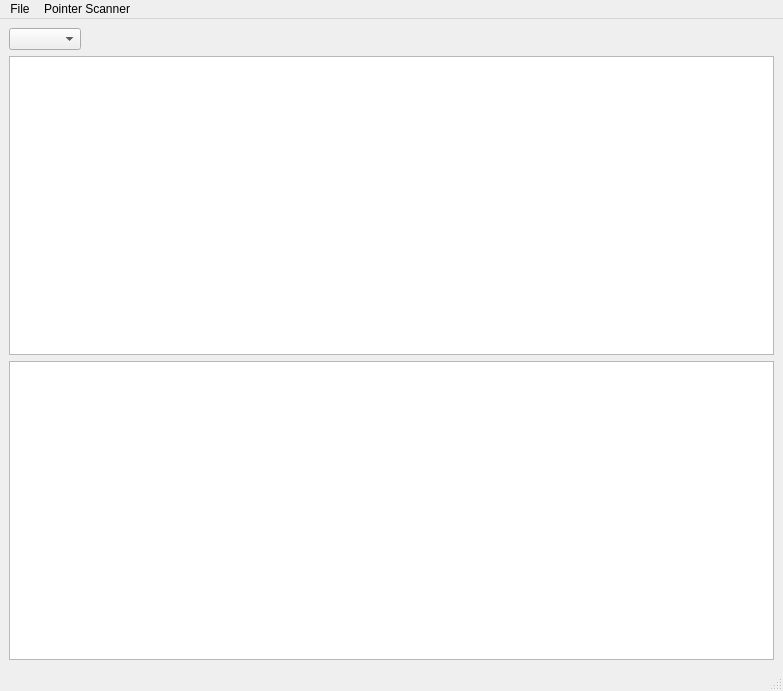
<?xml version="1.0" encoding="UTF-8"?>
<ui version="4.0">
 <class>MainWindow</class>
 <widget class="QMainWindow" name="MainWindow">
  <property name="geometry">
   <rect>
    <x>0</x>
    <y>0</y>
    <width>783</width>
    <height>691</height>
   </rect>
  </property>
  <property name="windowTitle">
   <string>Pointer Scanner</string>
  </property>
  <widget class="QWidget" name="centralwidget">
   <layout class="QGridLayout" name="gridLayout">
    <item row="0" column="0">
     <layout class="QHBoxLayout" name="horizontalLayout">
      <item>
       <widget class="QComboBox" name="comboBox_ValueType"/>
      </item>
      <item>
       <spacer name="horizontalSpacer">
        <property name="orientation">
         <enum>Qt::Horizontal</enum>
        </property>
        <property name="sizeHint" stdset="0">
         <size>
          <width>684</width>
          <height>20</height>
         </size>
        </property>
       </spacer>
      </item>
     </layout>
    </item>
    <item row="1" column="0">
     <widget class="QTextBrowser" name="textBrowser"/>
    </item>
    <item row="2" column="0">
     <widget class="QTableWidget" name="tableWidget_ScanResult">
      <property name="font">
       <font>
        <family>Monospace</family>
       </font>
      </property>
      <property name="editTriggers">
       <set>QAbstractItemView::NoEditTriggers</set>
      </property>
      <property name="selectionMode">
       <enum>QAbstractItemView::SingleSelection</enum>
      </property>
      <property name="selectionBehavior">
       <enum>QAbstractItemView::SelectRows</enum>
      </property>
      <property name="sortingEnabled">
       <bool>true</bool>
      </property>
      <attribute name="horizontalHeaderStretchLastSection">
       <bool>true</bool>
      </attribute>
      <attribute name="verticalHeaderVisible">
       <bool>false</bool>
      </attribute>
      <attribute name="verticalHeaderMinimumSectionSize">
       <number>16</number>
      </attribute>
      <attribute name="verticalHeaderDefaultSectionSize">
       <number>16</number>
      </attribute>
     </widget>
    </item>
   </layout>
  </widget>
  <widget class="QMenuBar" name="menubar">
   <property name="geometry">
    <rect>
     <x>0</x>
     <y>0</y>
     <width>783</width>
     <height>22</height>
    </rect>
   </property>
   <widget class="QMenu" name="menuFile">
    <property name="title">
     <string>File</string>
    </property>
    <addaction name="actionOpen"/>
    <addaction name="actionSave"/>
   </widget>
   <widget class="QMenu" name="menuRe_scan">
    <property name="title">
     <string>Pointer Scanner</string>
    </property>
    <addaction name="actionRescan_memory"/>
   </widget>
   <addaction name="menuFile"/>
   <addaction name="menuRe_scan"/>
  </widget>
  <widget class="QStatusBar" name="statusbar"/>
  <action name="actionOpen">
   <property name="text">
    <string>Open</string>
   </property>
  </action>
  <action name="actionSave">
   <property name="text">
    <string>Save</string>
   </property>
  </action>
  <action name="actionRescan_memory">
   <property name="text">
    <string>Rescan memory</string>
   </property>
  </action>
 </widget>
 <resources/>
 <connections/>
</ui>
